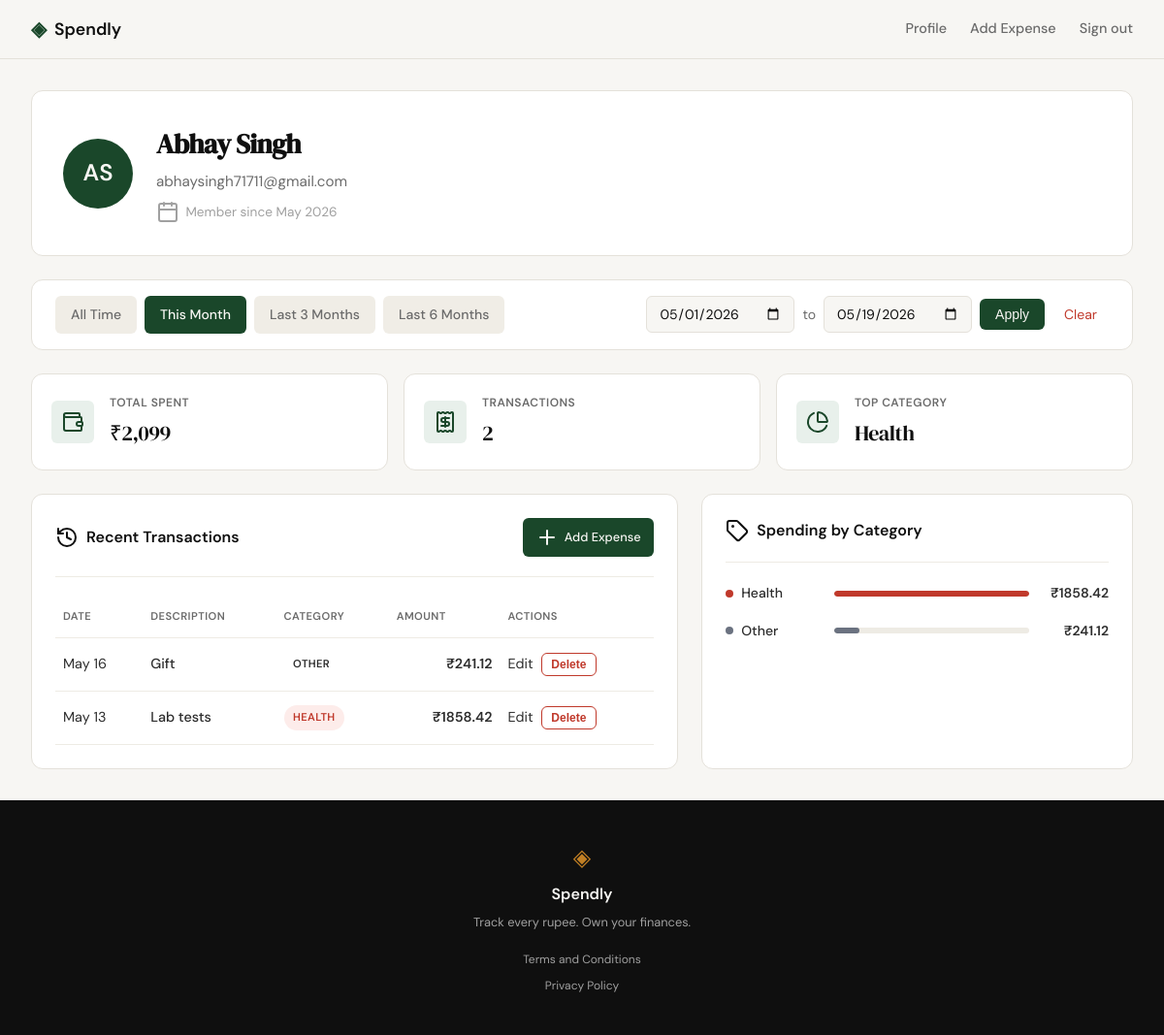
Screenshot of /profile?date_from=2026-05-01&date_to=2026-05-19 (signed in) with the database file from the repository.
### tables this page shows
CREATE TABLE users (
            id INTEGER PRIMARY KEY AUTOINCREMENT,
            name TEXT NOT NULL,
            email TEXT UNIQUE NOT NULL,
            password_hash TEXT NOT NULL,
            created_at TEXT DEFAULT (datetime('now'))
        );

CREATE TABLE expenses (
            id INTEGER PRIMARY KEY AUTOINCREMENT,
            user_id INTEGER NOT NULL,
            amount REAL NOT NULL,
            category TEXT NOT NULL,
            date TEXT NOT NULL,
            description TEXT,
            created_at TEXT DEFAULT (datetime('now')),
            FOREIGN KEY (user_id) REFERENCES users(id)
        );

### app.py (the view)
@app.route("/profile")
def profile():
    if not session.get("user_id"):
        return redirect(url_for("login"))
    user_id = session.get("user_id")
    user = get_user_by_id(user_id)
    if not user:
        session.clear()
        return redirect(url_for("login"))
    date_from, date_to, start_date, end_date, active_filter = parse_date_filter(
        request.args
    )
    stats = get_user_stats(user_id, start_date, end_date)
    transactions = get_user_expenses(user_id, start_date, end_date)
    category_totals = {}
    for tx in transactions:
        cat = tx["category"]
        category_totals[cat] = round(category_totals.get(cat, 0) + tx["amount"], 2)
    color_map = {
        "Food": "orange",
        "Transport": "blue",
        "Bills": "purple",
        "Health": "red",
        "Shopping": "green",
        "Entertainment": "cyan",
    }
    max_amount = max(category_totals.values()) if category_totals else 1
    categories = []
    for name, amount in sorted(
        category_totals.items(), key=lambda x: x[1], reverse=True
    ):
        bar_width = int(round((amount / max_amount) * 100)) if max_amount > 0 else 0
        categories.append(
            {
                "name": name,
                "amount": amount,
                "color": color_map.get(name, "gray"),
                "bar_width": bar_width,
            }
        )
    today = date.today()
    this_month_start = date(today.year, today.month, 1).strftime("%Y-%m-%d")
    three_months_ago = (today - timedelta(days=90)).strftime("%Y-%m-%d")
    six_months_ago = (today - timedelta(days=180)).strftime("%Y-%m-%d")
    today_str = today.strftime("%Y-%m-%d")
    if date_from == this_month_start and date_to == today_str:
        active_filter = "this_month"
    elif date_from == three_months_ago and date_to == today_str:
        active_filter = "last_3_months"
    elif date_from == six_months_ago and date_to == today_str:
        active_filter = "last_6_months"
    return render_template(
        "profile.html",
        user=user,
        stats=stats,
        transactions=transactions,
        categories=categories,
        max_category_amount=max_amount,
        date_from=date_from,
        date_to=date_to,
        active_filter=active_filter,
        this_month_start=this_month_start,
        three_months_ago=three_months_ago,
        six_months_ago=six_months_ago,
        today=today_str,
    )

### database/db.py (called while the page is built)
def get_db():
    conn = sqlite3.connect(DATABASE_PATH)
    conn.row_factory = sqlite3.Row
    conn.execute("PRAGMA foreign_keys = ON")
    return conn

def get_user_by_id(user_id):
    conn = get_db()
    cur = conn.cursor()
    cur.execute(
        "SELECT id, name, email, created_at FROM users WHERE id = ?", (user_id,)
    )
    user = cur.fetchone()
    conn.close()
    if user:
        return {
            "id": user["id"],
            "name": user["name"],
            "email": user["email"],
            "member_since": format_member_date(user["created_at"]),
        }
    return None

def format_member_date(date_str):
    if not date_str:
        return "Unknown"
    try:
        from datetime import datetime
        dt = datetime.strptime(date_str, "%Y-%m-%d %H:%M:%S")
        return dt.strftime("%B %Y")
    except Exception:
        return date_str

def build_date_filter(start_date=None, end_date=None):
    params = []
    date_filter = ""
    if start_date and end_date:
        date_filter = "AND date BETWEEN ? AND ?"
        params = [start_date, end_date]
    elif start_date:
        date_filter = "AND date >= ?"
        params = [start_date]
    elif end_date:
        date_filter = "AND date <= ?"
        params = [end_date]
    return date_filter, params

def get_user_expenses(user_id, start_date=None, end_date=None):
    conn = get_db()
    cur = conn.cursor()
    date_filter, date_params = build_date_filter(start_date, end_date)
    params = [user_id] + date_params
    cur.execute(
        f"""
        SELECT id, date, description, category, amount
        FROM expenses
        WHERE user_id = ? {date_filter}
        ORDER BY date DESC
        LIMIT 10
    """,
        params,
    )
    rows = cur.fetchall()
    conn.close()
    expenses = []
    for row in rows:
        expenses.append(
            {
                "id": row["id"],
                "date": format_expense_date(row["date"]),
                "description": row["description"] or "",
                "category": row["category"],
                "amount": row["amount"],
            }
        )
    return expenses

def format_expense_date(date_str):
    if not date_str:
        return ""
    try:
        from datetime import datetime
        dt = datetime.strptime(date_str, "%Y-%m-%d")
        return dt.strftime("%b %d")
    except Exception:
        return date_str

### templates/profile.html (shortened to what this page needs)
{% extends "base.html" %}
{% block head %}
<link rel="stylesheet" href="{{ url_for('static', filename='css/profile.css') }}">
{% endblock %}
{% block content %}
<div class="profile-page">
    <div class="profile-container">
        <div class="profile-header-card">
            <div class="user-avatar">
                {{ user.name.split()|map('first')|join('')|upper }}
            </div>
            <div class="user-info">
                <h1 class="user-name">{{ user.name }}</h1>
                <p class="user-email">{{ user.email }}</p>
                <p class="user-member">
                    <i data-lucide="calendar"></i>
                    Member since {{ user.member_since }}
                </p>
            </div>
        </div>
        <div class="filter-bar">
            <div class="filter-presets">
                <a href="{{ url_for('profile') }}" class="filter-preset {% if not active_filter %}active{% endif %}">All Time</a>
                <a href="{{ url_for('profile', date_from=this_month_start, date_to=today) }}" class="filter-preset {% if active_filter == 'this_month' %}active{% endif %}">This Month</a>
                <a href="{{ url_for('profile', date_from=three_months_ago, date_to=today) }}" class="filter-preset {% if active_filter == 'last_3_months' %}active{% endif %}">Last 3 Months</a>
                <a href="{{ url_for('profile', date_from=six_months_ago, date_to=today) }}" class="filter-preset {% if active_filter == 'last_6_months' %}active{% endif %}">Last 6 Months</a>
            </div>
            <form method="GET" action="{{ url_for('profile') }}" class="filter-custom">
                <input type="date" name="date_from" value="{{ date_from }}" class="filter-date-input">
                <span class="filter-date-separator">to</span>
                <input type="date" name="date_to" value="{{ date_to }}" class="filter-date-input">
                <button type="submit" class="filter-apply-btn">Apply</button>
                {% if date_from or date_to %}
                <a href="{{ url_for('profile') }}" class="filter-clear-btn">Clear</a>
                {% endif %}
            </form>
        </div>
        <div class="stats-row">
            <div class="stat-card">
                <div class="stat-icon">
                    <i data-lucide="wallet"></i>
                </div>
                <div class="stat-content">
                    <span class="stat-label">Total Spent</span>
                    <span class="stat-value">₹{{ "{:,}".format(stats.total_spent) }}</span>
                </div>
            </div>
            <div class="stat-card">
                <div class="stat-icon">
                    <i data-lucide="receipt"></i>
                </div>
                <div class="stat-content">
                    <span class="stat-label">Transactions</span>
                    <span class="stat-value">{{ stats.transactions }}</span>
                </div>
            </div>
            <div class="stat-card">
                <div class="stat-icon">
                    <i data-lucide="pie-chart"></i>
                </div>
                <div class="stat-content">
                    <span class="stat-label">Top Category</span>
                    <span class="stat-value">{{ stats.top_category }}</span>
                </div>
            </div>
        </div>
        <div class="profile-grid">
            <div class="transactions-card">
                <div class="card-header">
                    <h2 class="card-title">
                        <i data-lucide="history"></i>
                        Recent Transactions
                    </h2>
                    <a href="{{ url_for('add_expense') }}" class="btn-add-expense">
                        <i data-lucide="plus"></i> Add Expense
                    </a>
                </div>
                <div class="table-wrapper">
                    <table class="transactions-table">
                        <thead>
                            <tr>
                                <th>Date</th>
                                <th>Description</th>
                                <th>Category</th>
                                <th class="text-right">Amount</th>
                                <th>Actions</th>
                            </tr>
                        </thead>
                        <tbody>
                            {% for tx in transactions %}
                            <tr>
                                <td class="tx-date">{{ tx.date }}</td>
                                <td class="tx-desc">{{ tx.description }}</td>
                                <td>
                                    <span class="category-badge category-{{ tx.category|lower }}">
                                        {{ tx.category }}
                                    </span>
                                </td>
                                <td class="tx-amount">₹{{ "%.2f"|format(tx.amount) }}</td>
                                <td>
                                    <div class="tx-actions">
                                        <a href="{{ url_for('edit_expense', id=tx.id) }}" class="btn-edit-expense">Edit</a>
                                        <form method="POST" action="{{ url_for('delete_expense', id=tx.id) }}" class="tx-action-form" onsubmit="return confirm('Delete this expense?')">
                                            <button type="submit" class="btn-delete-expense">Delete</button>
                                        </form>
                                    </div>
                                </td>
                            </tr>
                            {% endfor %}
                        </tbody>
                    </table>
                </div>
            </div>
            <div class="categories-card">
                <div class="card-header">
                    <h2 class="card-title">
                        <i data-lucide="tag"></i>
                        Spending by Category
                    </h2>
                </div>
                <div class="categories-list">
                    {% for cat in categories %}
                    <div class="category-row">
                        <div class="category-info">
                            <span class="category-dot category-dot-{{ cat.color }}"></span>
                            <span class="category-name">{{ cat.name }}</span>
                        </div>
                        <div class="category-bar-container">
                            <div class="category-bar">
                                <div class="category-fill category-fill-{{ cat.color }}" style="width: {{ cat.bar_width }}%;"></div>
                            </div>
                        </div>
                        <span class="category-amount">₹{{ "%.2f"|format(cat.amount) }}</span>
                    </div>
                    {% endfor %}
                </div>
            </div>
        </div>
    </div>
</div>
{% endblock %}

### static/css/style.css (style rules this page uses)
:root { --ink: #0f0f0f; --ink-soft: #2d2d2d; --ink-muted: #6b6b6b; --ink-faint: #a0a0a0; --paper: #f7f6f3; --paper-warm: #f0ede6; --paper-card: #ffffff; --accent: #1a472a; --accent-light: #e8f0eb; --accent-2: #c17f24; --accent-2-light: #fdf3e3; --danger: #c0392b; --danger-light: #fdecea; --success: #1e7e34; --success-light: #e8f5e9; --border: #e4e1da; --border-soft: #eeebe4; --font-display: 'DM Serif Display', Georgia, serif; --font-body: 'DM Sans', system-ui, sans-serif; --max-width: 1200px; --auth-width: 440px; --radius-sm: 6px; --radius-md: 12px; --radius-lg: 20px; }
*, *::before, *::after { box-sizing: border-box; margin: 0; padding: 0; }
html { font-size: 16px; scroll-behavior: smooth; }
body { background: var(--paper); color: var(--ink); font-family: var(--font-body); font-size: 1rem; line-height: 1.6; -webkit-font-smoothing: antialiased; }
a { color: inherit; text-decoration: none; }
.card-header { display: flex; justify-content: space-between; align-items: center; padding-bottom: 1.25rem; border-bottom: 1px solid var(--border-soft); margin-bottom: 1.5rem; }
.category-info { display: flex; align-items: center; gap: 0.5rem; }
.category-dot { width: 8px; height: 8px; border-radius: 50%; }
.category-name { font-size: 0.875rem; font-weight: 600; color: var(--ink-soft); }
.category-bar { height: 8px; background: var(--border-soft); border-radius: 999px; overflow: hidden; }
.category-fill { height: 100%; border-radius: 999px; }
.category-amount { font-size: 0.875rem; font-weight: 500; color: var(--ink-muted); text-align: right; }

### rows the page displays
users: name "Abhay Singh", email "abhaysingh71711@gmail.com"
expenses: top_category "Health", date "May 13", description "Lab tests", category "HEALTH", amount "1858.42", name "Health", {{ cat.bar_width }} 100 (drawn)
expenses: date "May 16", description "Gift", category "OTHER", amount "241.12", name "Other", {{ cat.bar_width }} 13 (drawn)

### other values shown
{{ user.name.split()|map('first')|join('')|upper }} "AS"
{{ user.member_since }} "May 2026"
{{ "{:,}".format(stats.total_spent) }} "2,099"
{{ stats.transactions }} "2"
